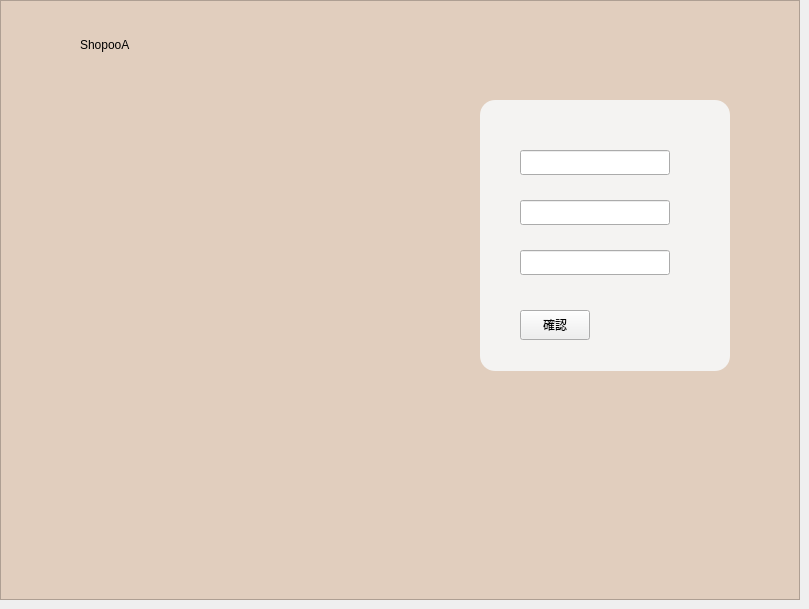
    <widget class="QWidget" name="Register2">
     <property name="styleSheet">
      <string notr="true"/>
     </property>
     <widget class="QGraphicsView" name="graphicsView_6">
      <property name="geometry">
       <rect>
        <x>480</x>
        <y>100</y>
        <width>250</width>
        <height>271</height>
       </rect>
      </property>
      <property name="styleSheet">
       <string notr="true">border-radius:15px;
background-color: rgba(245, 245, 245,240);</string>
      </property>
     </widget>
     <widget class="QLabel" name="label_3">
      <property name="geometry">
       <rect>
        <x>120</x>
        <y>110</y>
        <width>150</width>
        <height>150</height>
       </rect>
      </property>
      <property name="styleSheet">
       <string notr="true">image: url(:/images/store.png);</string>
      </property>
      <property name="text">
       <string/>
      </property>
     </widget>
     <widget class="QGraphicsView" name="graphicsView_5">
      <property name="geometry">
       <rect>
        <x>0</x>
        <y>0</y>
        <width>800</width>
        <height>600</height>
       </rect>
      </property>
      <property name="styleSheet">
       <string notr="true">background-color: rgb(225, 206, 190);
</string>
      </property>
     </widget>
     <widget class="QLineEdit" name="lineEdit_4">
      <property name="geometry">
       <rect>
        <x>520</x>
        <y>200</y>
        <width>150</width>
        <height>25</height>
       </rect>
      </property>
     </widget>
     <widget class="QLineEdit" name="lineEdit_5">
      <property name="geometry">
       <rect>
        <x>520</x>
        <y>250</y>
        <width>150</width>
        <height>25</height>
       </rect>
      </property>
     </widget>
     <widget class="QPushButton" name="pushButton_6">
      <property name="geometry">
       <rect>
        <x>520</x>
        <y>310</y>
        <width>70</width>
        <height>30</height>
       </rect>
      </property>
      <property name="cursor">
       <cursorShape>PointingHandCursor</cursorShape>
      </property>
      <property name="text">
       <string>確認</string>
      </property>
     </widget>
     <widget class="QLabel" name="label_19">
      <property name="geometry">
       <rect>
        <x>130</x>
        <y>450</y>
        <width>80</width>
        <height>80</height>
       </rect>
      </property>
      <property name="styleSheet">
       <string notr="true">image: url(:/images/shoppingcar.png);</string>
      </property>
      <property name="text">
       <string/>
      </property>
     </widget>
     <widget class="QLabel" name="label_20">
      <property name="geometry">
       <rect>
        <x>340</x>
        <y>455</y>
        <width>80</width>
        <height>80</height>
       </rect>
      </property>
      <property name="styleSheet">
       <string notr="true">image: url(:/images/logistic.png);</string>
      </property>
      <property name="text">
       <string/>
      </property>
     </widget>
     <widget class="QLabel" name="label_21">
      <property name="geometry">
       <rect>
        <x>35</x>
        <y>450</y>
        <width>80</width>
        <height>80</height>
       </rect>
      </property>
      <property name="styleSheet">
       <string notr="true">image: url(:/images/store2.png);</string>
      </property>
      <property name="text">
       <string/>
      </property>
     </widget>
     <widget class="QLabel" name="label_22">
      <property name="geometry">
       <rect>
        <x>235</x>
        <y>450</y>
        <width>80</width>
        <height>80</height>
       </rect>
      </property>
      <property name="styleSheet">
       <string notr="true">image: url(:/images/gift.png);</string>
      </property>
      <property name="text">
       <string/>
      </property>
     </widget>
     <widget class="QLabel" name="label_45">
      <property name="geometry">
       <rect>
        <x>20</x>
        <y>20</y>
        <width>50</width>
        <height>50</height>
       </rect>
      </property>
      <property name="styleSheet">
       <string notr="true">image: url(:/images/store.png);</string>
      </property>
      <property name="text">
       <string/>
      </property>
     </widget>
     <widget class="QLabel" name="label_46">
      <property name="geometry">
       <rect>
        <x>80</x>
        <y>30</y>
        <width>120</width>
        <height>30</height>
       </rect>
      </property>
      <property name="styleSheet">
       <string notr="true">font: 700 14pt &quot;Microsoft JhengHei UI&quot;;</string>
      </property>
      <property name="text">
       <string>ShopooA</string>
      </property>
     </widget>
     <widget class="QLineEdit" name="lineEdit">
      <property name="geometry">
       <rect>
        <x>520</x>
        <y>150</y>
        <width>150</width>
        <height>25</height>
       </rect>
      </property>
     </widget>
     <widget class="QLabel" name="label_65">
      <property name="geometry">
       <rect>
        <x>520</x>
        <y>280</y>
        <width>150</width>
        <height>25</height>
       </rect>
      </property>
      <property name="styleSheet">
       <string notr="true"/>
      </property>
      <property name="text">
       <string/>
      </property>
     </widget>
     <zorder>graphicsView_5</zorder>
     <zorder>graphicsView_6</zorder>
     <zorder>label_3</zorder>
     <zorder>lineEdit_4</zorder>
     <zorder>lineEdit_5</zorder>
     <zorder>pushButton_6</zorder>
     <zorder>label_19</zorder>
     <zorder>label_20</zorder>
     <zorder>label_21</zorder>
     <zorder>label_22</zorder>
     <zorder>label_45</zorder>
     <zorder>label_46</zorder>
     <zorder>lineEdit</zorder>
     <zorder>label_65</zorder>
    </widget>
